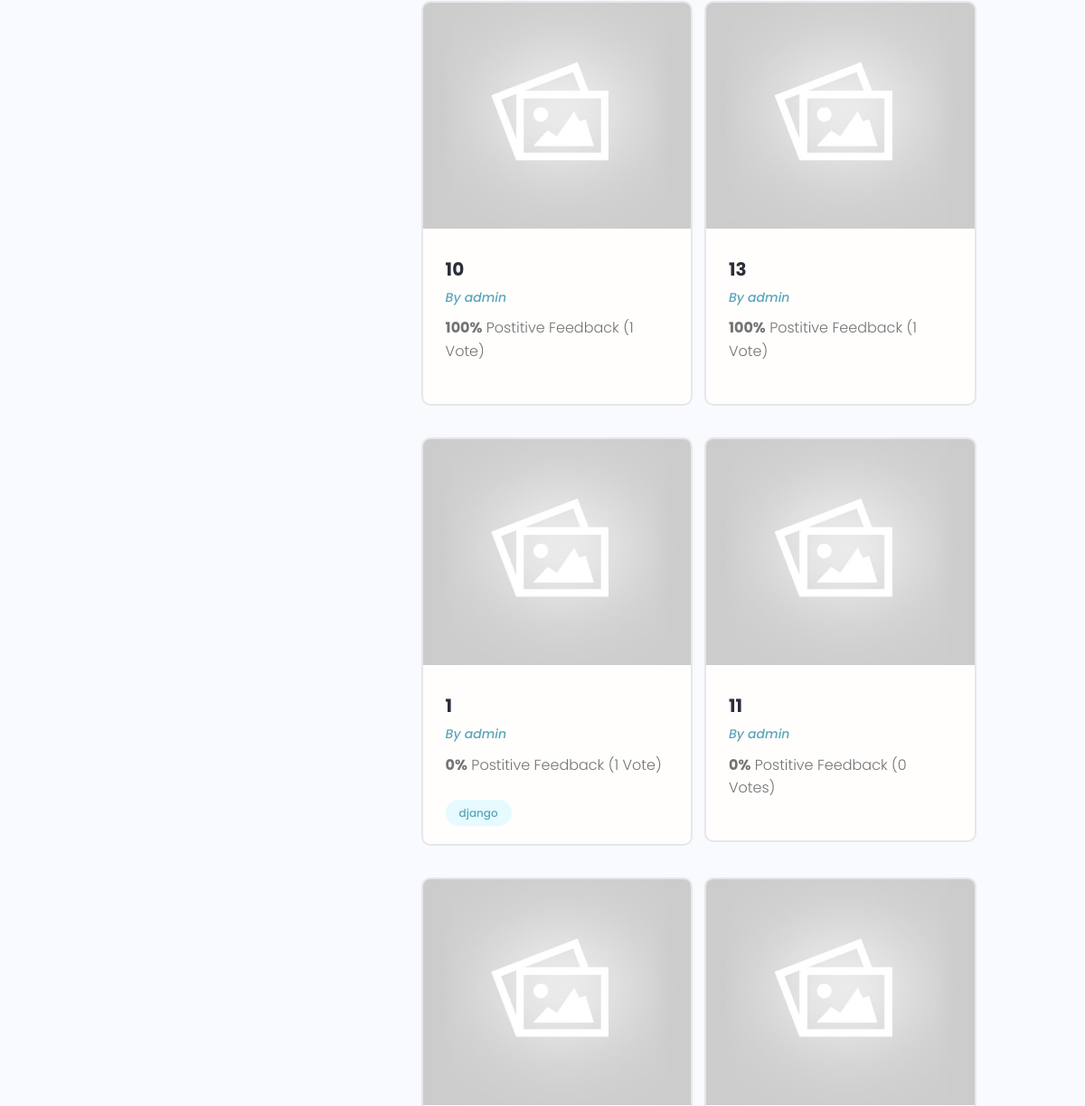
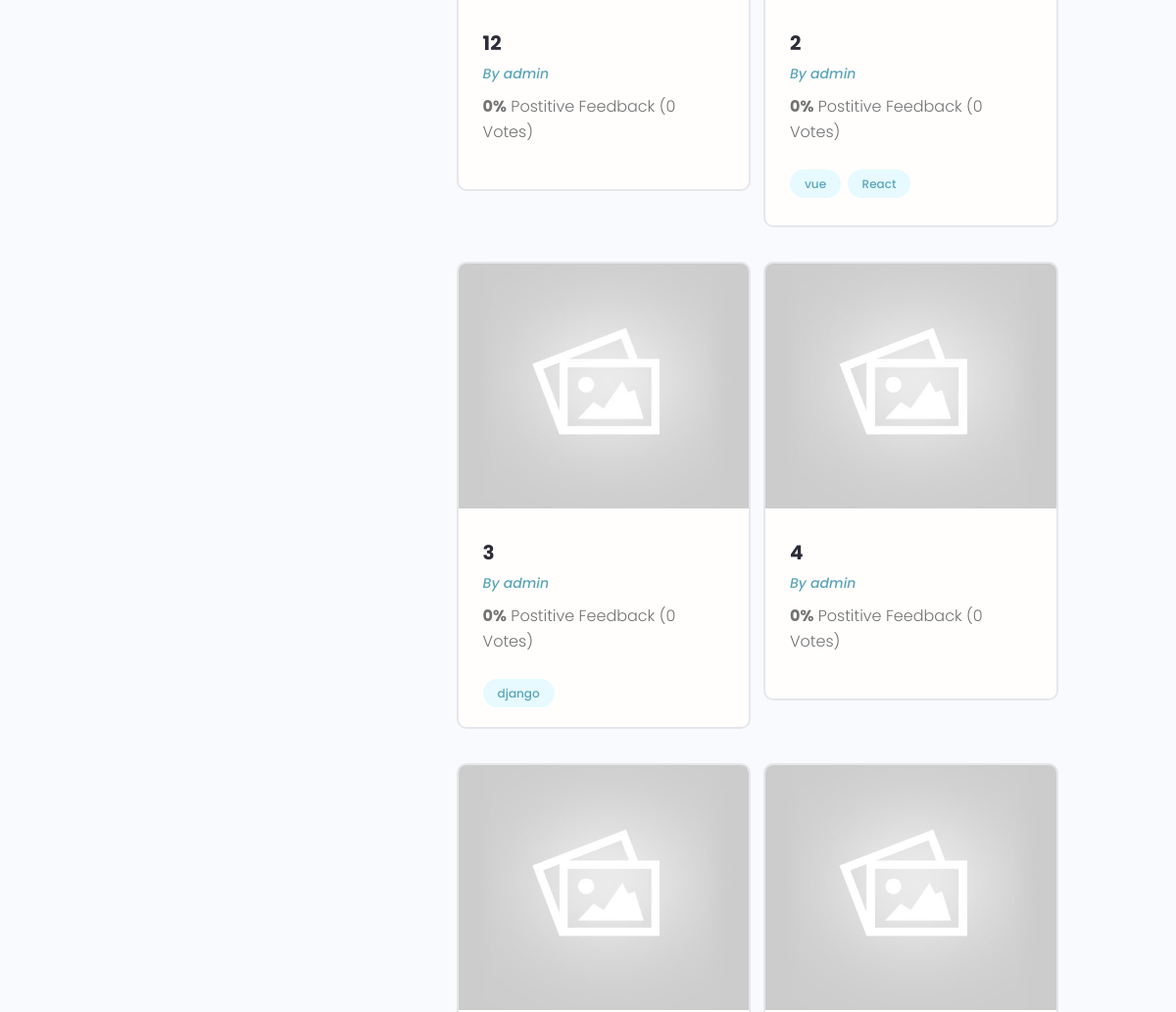
Before: /profile/0748c0b3-2df6-4669-8013-1fe528268a94 (middle part) with the older database file (2 pictures, top to bottom).
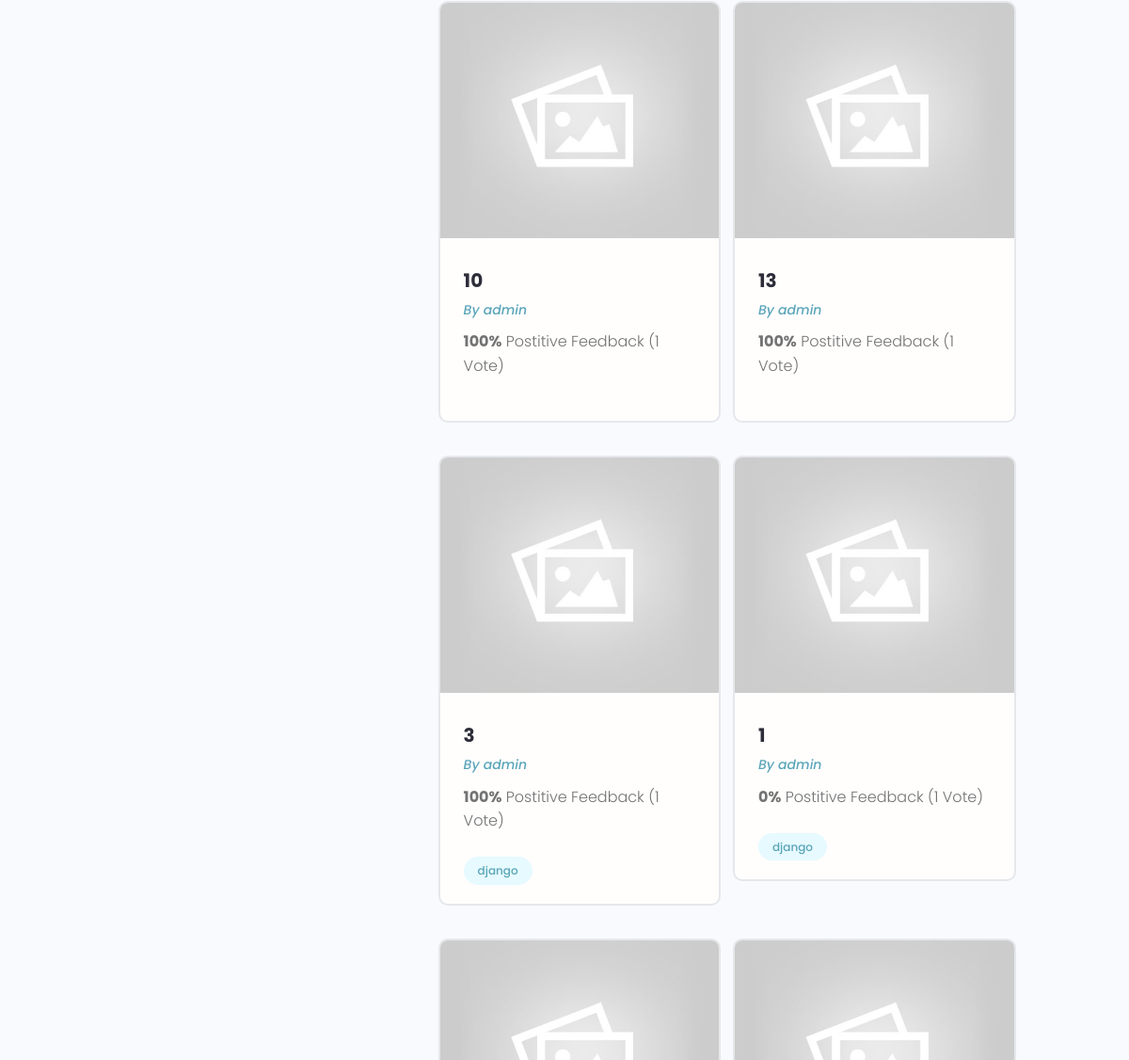
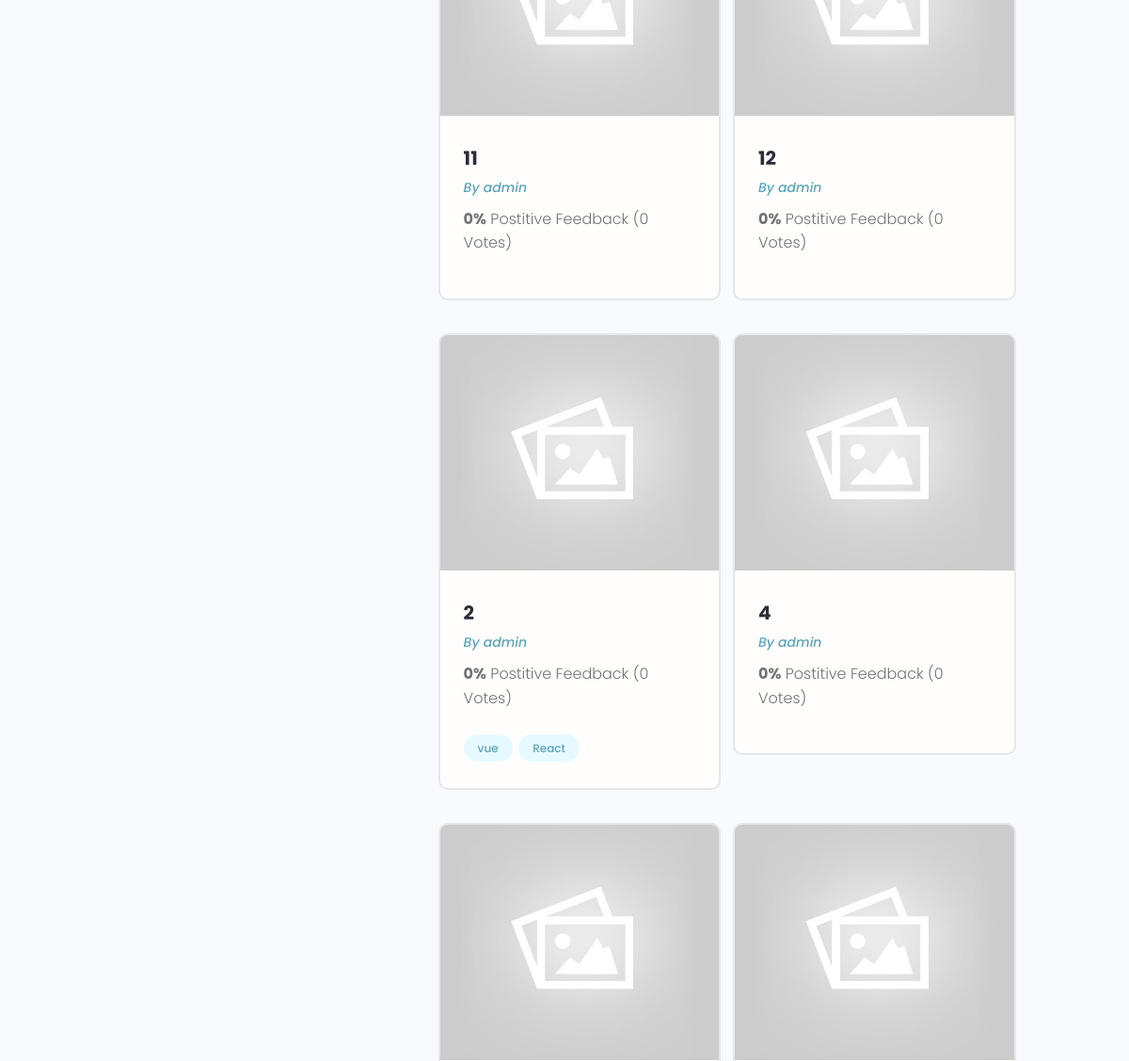
After: the same page with the newer database file (2 pictures, top to bottom).
### projects/models.py (models this page shows, shortened)
class Project(models.Model):
    id = models.UUIDField(default=uuid.uuid4, unique=True, primary_key=True, editable=False)
    owner = models.ForeignKey(Profile, null=True, blank=True, on_delete=models.SET_NULL)
    title = models.CharField(max_length=2000)
    description = models.TextField(null=True, blank=True)
    image = models.ImageField(default="default.jpg")
    tags = models.ManyToManyField('Tag', blank=True)
    demo_link = models.URLField(max_length=2000, null=True, blank=True)
    source_link = models.URLField(max_length=2000, null=True, blank=True)
    vote_total = models.IntegerField(default=0, null=True, blank=True)
    vote_ratio = models.IntegerField(default=0, null=True, blank=True)
    created = models.DateTimeField(auto_now_add=True)
    class Meta:
        ordering = ["-vote_ratio", "-vote_total", "title"]

class Tag(models.Model):
    id = models.UUIDField(default=uuid.uuid4, unique=True, primary_key=True, editable=False)
    name = models.CharField(max_length=300)
    created = models.DateTimeField(auto_now_add=True)
    def __str__(self):
        return self.name

### users/models.py (models this page shows)
class Profile(models.Model):
    id = models.UUIDField(default=uuid.uuid4, unique=True,
                            primary_key=True, editable=False)
    user = models.OneToOneField(
        User, null=True, blank=True, on_delete=models.CASCADE)
    name = models.CharField(max_length=200, null=True, blank=True)
    user_name = models.CharField(max_length=200, null=True, blank=True)
    email = models.EmailField(null=True, blank=True)
    headline = models.CharField(max_length=800, null=True, blank=True)
    bio = models.TextField(null=True, blank=True)
    location = models.CharField(max_length=200, null=True, blank=True)
    profile_image = models.ImageField(
        null=True, blank=True, upload_to="profiles/", default="profiles/user-default.png")
    social_github = models.URLField(max_length=200, null=True, blank=True)
    social_twitter = models.URLField(max_length=200, null=True, blank=True)
    social_linkedin = models.URLField(max_length=200, null=True, blank=True)
    social_youtube = models.URLField(max_length=200, null=True, blank=True)
    social_website = models.URLField(max_length=200, null=True, blank=True)
    created = models.DateTimeField(auto_now_add=True)
    def __str__(self):
        return str(self.user.username)
    class Meta:
        ordering = ["created"]

### users/views.py (the view)
# urls.py: path('profile/<str:pk>', views.userProfile, name="user-profile"),
def userProfile(request, pk):
    profile = Profile.objects.get(id=pk)
    topSkills = profile.skill_set.exclude(description="")
    otherSkills = profile.skill_set.filter(description="")
    context = {
        "profile": profile,
        "topSkills": topSkills,
        "otherSkills": otherSkills
    }
    return render(request, "users/user_profile.html", context)

### users/models.py (called while the page is built)
    def __str__(self):
        return self.name

### users/templates/users/user_profile.html (shortened to what this page needs)
{% extends "main.html" %}
{% block content %}
<main class="profile my-md">
    <div class="container">
        <div class="layout">
            <div class="column column--1of3">
            </div>
            <div class="column column--2of3">
                <div class="devInfo">
                    <div class="grid grid--two">
                        {% for project in profile.project_set.all %}
                        <div class="column">
                            <div class="card project">
                                <a href="{% url 'project' project.id %}" class="project">
                                    <img class="project__thumbnail" src="{{project.image.url}}"
                                        alt="project thumbnail" />
                                    <div class="card__body">
                                        <h3 class="project__title">{{project.title}}</h3>
                                        <p><a class="project__author" href="{% url 'user-profile' profile.id %}">By
                                                {{profile}}</a></p>
                                        <p class="project--rating">
                                            <span style="font-weight: bold;">{{project.vote_ratio}}%</span> Postitive
                                            Feedback ({{project.vote_total}} Vote{{project.vote_total|pluralize}})
                                        </p>
                                        <div class="project__tags">
                                            {% for tag in project.tags.all|slice:"5" %}
                                            <span class="tag tag--pill tag--main">
                                                <small>{{tag}}</small>
                                            </span>
                                            {% endfor %}
                                        </div>
                                    </div>
                                </a>
                            </div>
                        </div>
                        {% endfor %}
                    </div>
                </div>
            </div>
        </div>
    </div>
</main>
{% endblock %}

Changed rows visible on the page:
changed Project (number 3 of 10 on the later page): vote_ratio "0" → "100"; vote_total "0" → "1"; moves up the list
